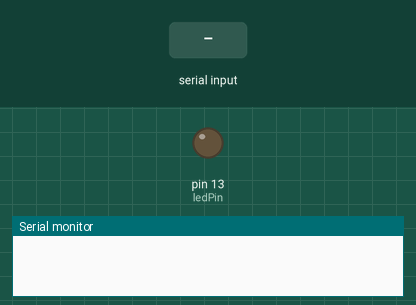
Recording of a sketch running on a simulated Arduino Uno, built with avr-gcc and run on an emulated ATmega328P. Shown: output pins drawn as LEDs (lit = HIGH), the last lines printed to the serial monitor. The test bench sets the inputs (shaded band).

Above: at 1.2 s.
1.3 s: "white" received over Serial
At 1.7 s:
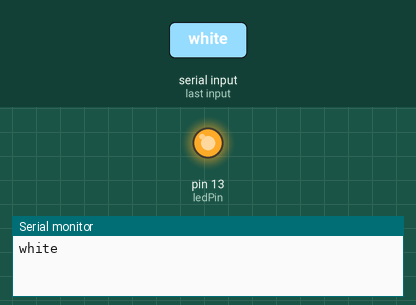
Timing chart, 0 to 4.3 s (numbered marks = the images above; inputs shaded):
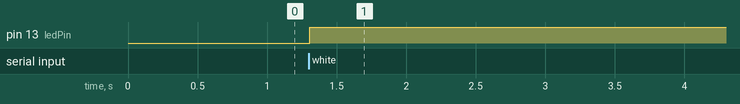

The sketch:

SERIAL_LED.ino
```cpp
int ledPin=13;
int state = LOW;
String string="";
void setup() {
  // put your setup code here, to run once:
Serial.begin(9600);
pinMode(ledPin, OUTPUT);
}

void loop() {
  // put your main code here, to run repeatedly:
  //String string=""; //empty string
  //while (1);
  if(Serial.available())
              {
                          char ch =  (char) Serial.read();
                         // Serial.print("[");
                         // Serial.print(ch);
                         // Serial.println("]");
                          string += ch;
                          //string.lenght
                          if (string.length() == 5)
                          Serial.println(string);
                         if( string== "white"){

                      state=!state;
                   digitalWrite(ledPin, state);
                   if( string== "green"){

                      state=!state;
                   digitalWrite(12, state);
                   if( string== "pinky"){

                      state=!state;
                   digitalWrite(11, state);


                 }

                 Serial.flush();
              }

                         }


              }}
  //Serial.println(string);
```

Measured:
- after the input at 1.3 s, pin 13 (ledPin): LOW → HIGH at once
